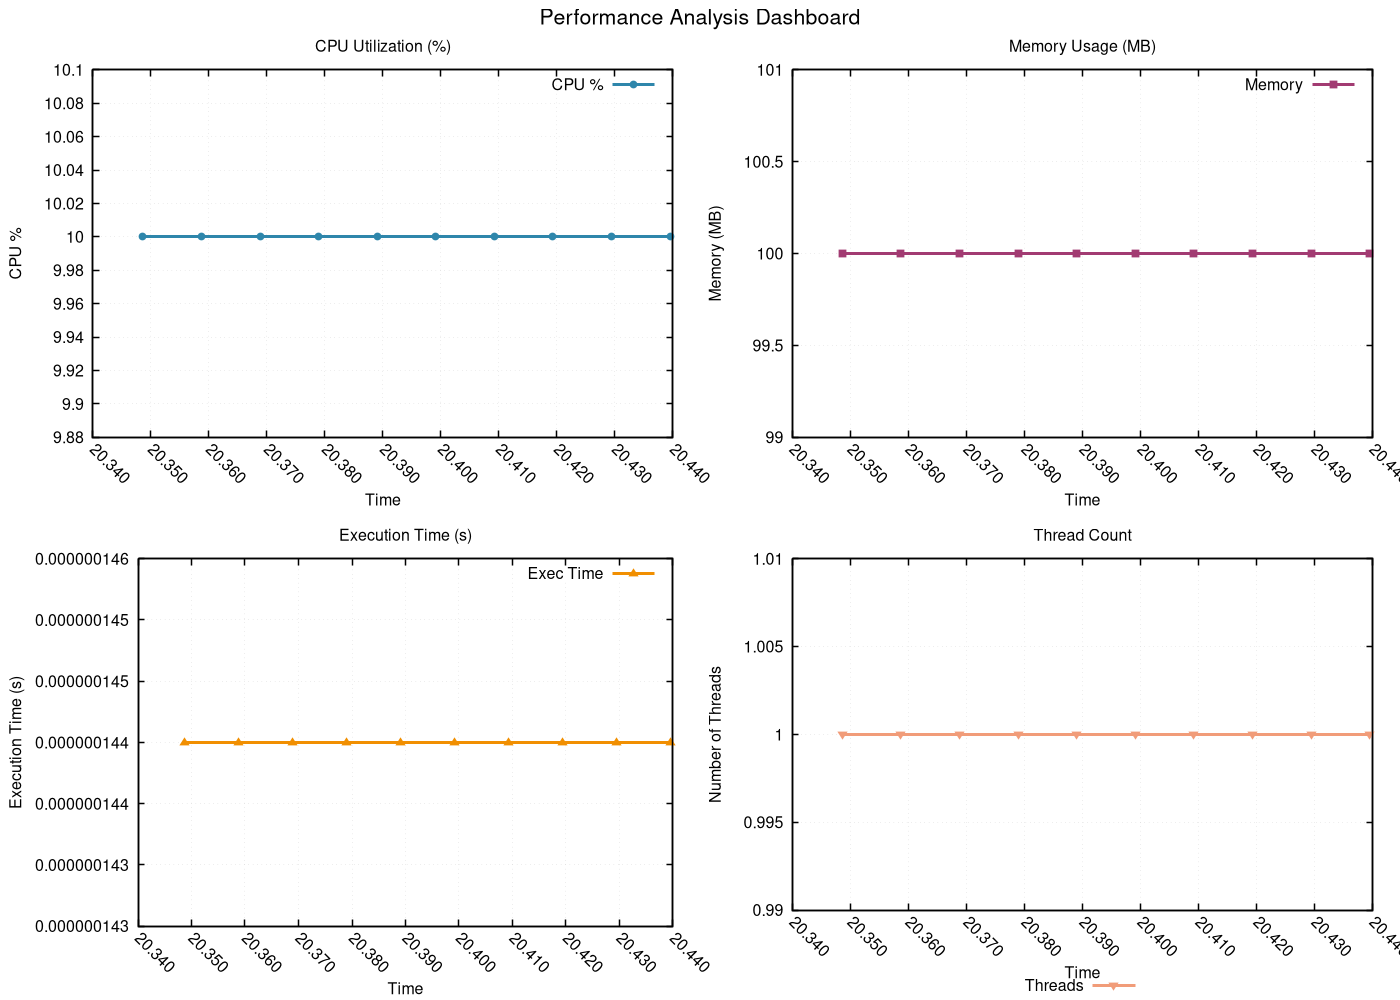

Write gnuplot code to recreate this figure.
# GNUplot script for performance metrics
set terminal pngcairo enhanced font 'Helvetica,12' size 1400,1000
set output 'png/interpolation_search_20260131_225833_dashboard.png'

set multiplot layout 2,2 title 'Performance Analysis Dashboard' font 'Helvetica,16'
set style line 1 lc rgb '#2E86AB' lt 1 lw 3 pt 7 ps 0.8
set style line 2 lc rgb '#A23B72' lt 1 lw 3 pt 5 ps 0.8
set style line 3 lc rgb '#F18F01' lt 1 lw 3 pt 9 ps 0.8
set style line 4 lc rgb '#F19C79' lt 1 lw 3 pt 11 ps 0.8
set style line 5 lc rgb '#0ABB9F' lt 1 lw 3 pt 13 ps 0.8

set format x "%.3f"
set xtics rotate by -45
set autoscale x

set title 'CPU Utilization (%)'
set xlabel 'Time'
set ylabel 'CPU %'
set grid linestyle 1 lc rgb '#D3D3D3' lt 0 lw 1
set border linewidth 1.5
plot 'png/interpolation_search_20260131_225833_dashboard.dat' using 1:2 with linespoints ls 1 title 'CPU %'
set title 'Memory Usage (MB)'
set xlabel 'Time'
set ylabel 'Memory (MB)'
set grid linestyle 1 lc rgb '#D3D3D3' lt 0 lw 1
set border linewidth 1.5
plot 'png/interpolation_search_20260131_225833_dashboard.dat' using 1:3 with linespoints ls 2 title 'Memory'
set title 'Execution Time (s)'
set xlabel 'Time'
set ylabel 'Execution Time (s)'
set grid linestyle 1 lc rgb '#D3D3D3' lt 0 lw 1
set border linewidth 1.5
plot 'png/interpolation_search_20260131_225833_dashboard.dat' using 1:8 with linespoints ls 3 title 'Exec Time'
set title 'Thread Count'
set xlabel 'Time'
set ylabel 'Number of Threads'
set grid linestyle 1 lc rgb '#D3D3D3' lt 0 lw 1
set border linewidth 1.5
set key outside center bottom horizontal
plot 'png/interpolation_search_20260131_225833_dashboard.dat' using 1:9 with linespoints ls 4 title 'Threads'
unset multiplot
